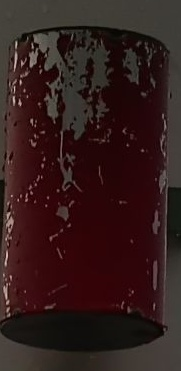
#> input picture images/呼吸器/4.jpeg, 181 x 371 px, found by its file name
$ python colorMatching.py
#> lines starting #> are read from the running program, lines starting #| are printed output that depends on the picture; after the words box and inside, x2 and y2 are one past the last pixel; in counts of white or black regions, pixels touching at a corner belong together
#> further down, img is the input picture: shape (371, 181, 3); mean B, G, R 27.4, 28.5, 50.6
'''
@author: linxu
@contact: 17746071609@163.com
@time: 2021-07-08 上午10:54
@desc: 颜色阈值匹配技术

'''

import numpy as np
import cv2

# 设置颜色上下界
def setColorarray(color='red'):
    '''
    设置颜色上下界
    :param color:
    :return:
    '''
    # 默认颜色上下界
    lower = np.array([0, 0, 0])
    higher = np.array([255, 255, 255])
    # 设置红色上下界
    lower_red = np.array([0, 0, 0])
    higher_red = np.array([10, 255, 44])
    # lower_red = np.array([0, 127, 30])
    # higher_red = np.array([10, 255, 255])
    # 设置黄色上下界
    lower_yellow = np.array([15, 230, 230])
    higher_yellow = np.array([35, 255, 255])
    # 设置蓝色上下界
    lower_blue = np.array([85, 240, 140])
    higher_blue = np.array([100, 255, 165])
    # 设置绿色上下界
    lower_green = np.array([34, 0, 30])
    higher_green = np.array([255, 60, 35])
    # lower_green = np.array([44,0,0])
    # higher_green = np.array([98,149,32])
    if color == 'red':
        return lower_red, higher_red
    elif color == 'yellow':
        return lower_yellow, higher_yellow
    elif color == 'blue':
        return lower_blue, higher_blue
    elif color == 'green':
        return lower_green, higher_green
    else:
        return lower, higher

# 根据颜色提取对应色域
def getColorMask(img):
    '''
    根据颜色提取对应色域
    :param img:
    :return:
    '''
    img_hsv = cv2.cvtColor(img, cv2.COLOR_BGR2HSV)
#> img_hsv: shape (371, 181, 3); mean H, S, V 82.8, 136.5, 50.6
    # 红色掩模提取色域
    lower_red, higher_red = setColorarray('red')
    mask_red = cv2.inRange(img_hsv, lower_red, higher_red)
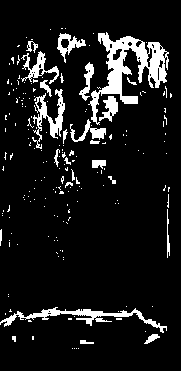
#> mask_red: shape (371, 181); 9.9% white; 193 white regions (169 under 20 px), largest, box (x1, y1, x2, y2) and area: (88, 32, 169, 125) 2340, (0, 307, 167, 333) 936, (32, 89, 65, 149) 653
    mask_red = cv2.medianBlur(mask_red, 7)
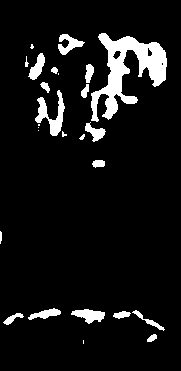
#> mask_red: shape (371, 181); 7.8% white; 26 white regions (7 under 20 px), largest, box (x1, y1, x2, y2) and area: (91, 33, 167, 122) 2692, (35, 90, 65, 136) 530, (71, 309, 105, 324) 297
    # 黄色掩模提取色域
    lower_yellow, higher_yellow = setColorarray('yellow')
    mask_yellow = cv2.inRange(img_hsv, lower_yellow, higher_yellow)
#> mask_yellow: shape (371, 181); every value is 0
    mask_yellow = cv2.medianBlur(mask_yellow, 7)
    # 蓝色掩模提取色域
    lower_blue, higher_blue = setColorarray('blue')
    mask_blue = cv2.inRange(img_hsv, lower_blue, higher_blue)
    mask_blue = cv2.medianBlur(mask_blue, 7)
    # 绿色掩模提取色域
    lower_green, higher_green = setColorarray('green')
    mask_green = cv2.inRange(img_hsv, lower_green, higher_green)
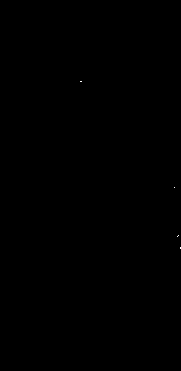
#> mask_green: shape (371, 181); 0.01% white in thin lines or dots, all inside (x1, y1, x2, y2) = (80, 81, 181, 249)
    mask_green = cv2.medianBlur(mask_green, 7)
    cv2.imshow('mask_red', mask_red)
    cv2.imshow('mask_yellow', mask_yellow)
    cv2.imshow('mask_blue', mask_blue)
    cv2.imshow('mask_green', mask_green)
    cv2.waitKey()
    return mask_red, mask_yellow, mask_blue, mask_green


def findColorContour(img, mask_red, mask_yellow, mask_blue, mask_green):
    '''
    根据对应的颜色查找轮廓并用rect标记出来
    :param img:
    :param mask_red:
    :param mask_yellow:
    :param mask_blue:
    :param mask_green:
    :return:
    '''
    cnts1, hierarchy1 = cv2.findContours(mask_red, cv2.RETR_EXTERNAL, cv2.CHAIN_APPROX_NONE)
#> cnts1 = 26 contours, 10 with area under 20; largest, box (x1, y1, x2, y2) and area: (91, 33, 167, 122) 2524, (35, 90, 65, 136) 446, (71, 309, 105, 324) 257, (58, 34, 85, 55) 225, (28, 53, 45, 80) 200
    cnts2, hierarchy2 = cv2.findContours(mask_yellow, cv2.RETR_EXTERNAL, cv2.CHAIN_APPROX_NONE)
#> cnts2 = []
    cnts3, hierarchy3 = cv2.findContours(mask_blue, cv2.RETR_EXTERNAL, cv2.CHAIN_APPROX_NONE)
#> cnts3 = []
    cnts4, hierarchy4 = cv2.findContours(mask_green, cv2.RETR_EXTERNAL, cv2.CHAIN_APPROX_NONE)
#> cnts4 = []
    font = cv2.FONT_HERSHEY_SIMPLEX
    for cnt in cnts1:
        (x, y, w, h) = cv2.boundingRect(cnt)  # 该函数返回矩阵四个点
        cv2.rectangle(img, (x, y), (x + w, y + h), (0, 0, 255), 2)  # 将检测到的颜色框起来
        cv2.putText(img, 'red', (x, y - 5), font, 0.7, (0, 0, 255), 2)
#> this loop made 26 passes
#> (x, y, w, h) on passes 1 to 12: (83, 340, 1, 4), (147, 334, 10, 8), (3, 313, 21, 12), (113, 311, 18, 8), (132, 310, 33, 21), (71, 309, 34, 15), (28, 308, 33, 12), (0, 231, 2, 13), (92, 160, 13, 8), (79, 134, 6, 6), (62, 131, 5, 6), (38, 130, 1, 1)
#> (cnt, x, y, w, h) on passes 14, 19: ([[38, 124], [38, 125], [39, 125], [39, 124]], 38, 124, 2, 2), ([[58, 73], [58, 74]], 58, 73, 1, 2)
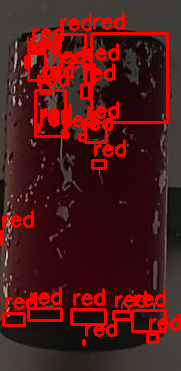
#> img: shape (371, 181, 3); 14.4% of pixels changed, all inside (x1, y1, x2, y2) = (0, 12, 181, 346)
    for cnt in cnts2:
        (x, y, w, h) = cv2.boundingRect(cnt)  # 该函数返回矩阵四个点
        cv2.rectangle(img, (x, y), (x + w, y + h), (0, 0, 255), 2)  # 将检测到的颜色框起来
        cv2.putText(img, 'yellow', (x, y - 5), font, 0.7, (0, 255, 255), 2)
#> this loop made 0 passes

    for cnt in cnts3:
        (x, y, w, h) = cv2.boundingRect(cnt)  # 该函数返回矩阵四个点
        cv2.rectangle(img, (x, y), (x + w, y + h), (0, 0, 255), 2)  # 将检测到的颜色框起来
        cv2.putText(img, 'blue', (x, y - 5), font, 0.7, (255, 0, 0), 2)

    for cnt in cnts4:
        (x, y, w, h) = cv2.boundingRect(cnt)  # 该函数返回矩阵四个点
        cv2.rectangle(img, (x, y), (x + w, y + h), (0, 0, 255), 2)  # 将检测到的颜色框起来
        cv2.putText(img, 'green', (x, y - 5), font, 0.7, (0, 255, 0), 2)

    for cnt in cnts3:
        (x, y, w, h) = cv2.boundingRect(cnt)  # 该函数返回矩阵四个点
        cv2.rectangle(img, (x, y), (x + w, y + h), (0, 255, 0), 2)  # 将检测到的颜色框起来
        cv2.putText(img, 'green', (x, y - 5), font, 0.7, (0, 255, 0), 2)
    cv2.imshow('frame', img)
    cv2.waitKey(0)
    cv2.destroyAllWindows()


if __name__ == '__main__':
    file = '/home/linxu/PycharmProjects/CVProcessLib/images/呼吸器/4.jpeg'
    img = cv2.imread(file)
    mask_red, mask_yellow, mask_blue, mask_green = getColorMask(img)
    findColorContour(img, mask_red, mask_yellow, mask_blue, mask_green)

$ run again, with images/呼吸器/10.jpeg copied over images/呼吸器/4.jpeg
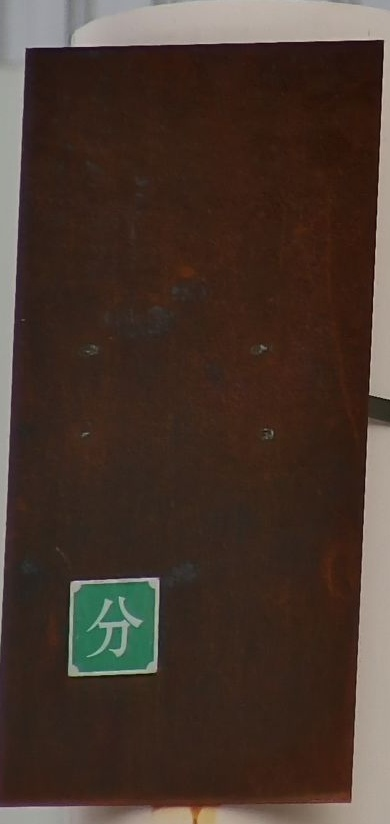
#> input picture images/呼吸器/10.jpeg, 390 x 824 px, found by its file name
#> img is the input picture: shape (824, 390, 3); mean B, G, R 45.3, 54.8, 71.5
#> img_hsv: shape (824, 390, 3); mean H, S, V 18.6, 122.5, 72.9
#> in getColorMask, `mask_red = cv2.medianBlur(mask_red, 7)`:
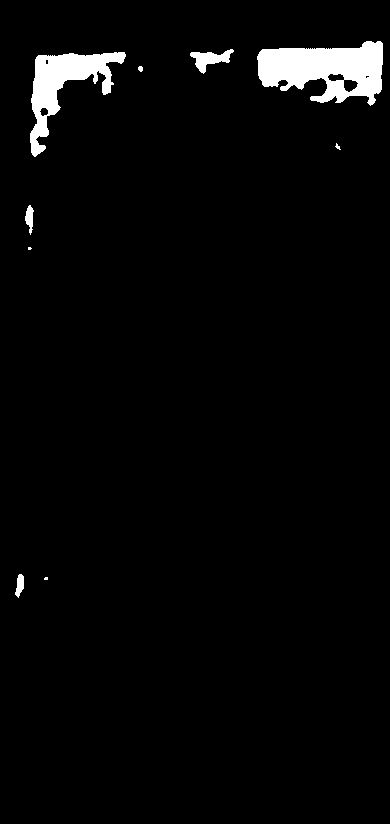
#> mask_red: shape (824, 390); 3% white; 9 white regions (3 under 20 px)
#> mask_yellow: shape (824, 390); every value is 0
#> cnts1 = 9 contours, 4 with area under 20; largest, box (x1, y1, x2, y2) and area: (257, 41, 383, 106) 5264, (30, 52, 126, 157) 3325, (190, 49, 234, 74) 422, (25, 205, 34, 235) 127, (15, 574, 24, 598) 115
#> cnts2 = []
#> the loop in findColorContour, `for cnt in cnts1:` made 9 passes
#> (x, y, w, h) on passes 1 to 8: (44, 577, 4, 3), (15, 574, 9, 24), (28, 247, 4, 3), (25, 205, 9, 30), (335, 143, 6, 7), (138, 66, 5, 6), (30, 52, 96, 105), (190, 49, 44, 25)
#> after the loop in findColorContour, `for cnt in cnts1:`:
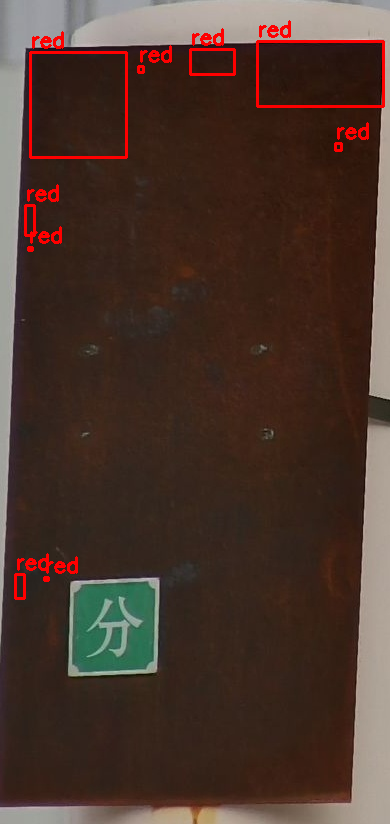
#> img: shape (824, 390, 3); 1.77% of pixels changed, all inside (x1, y1, x2, y2) = (14, 20, 385, 600)

$ run again, with images/呼吸器/2.jpeg copied over images/呼吸器/4.jpeg
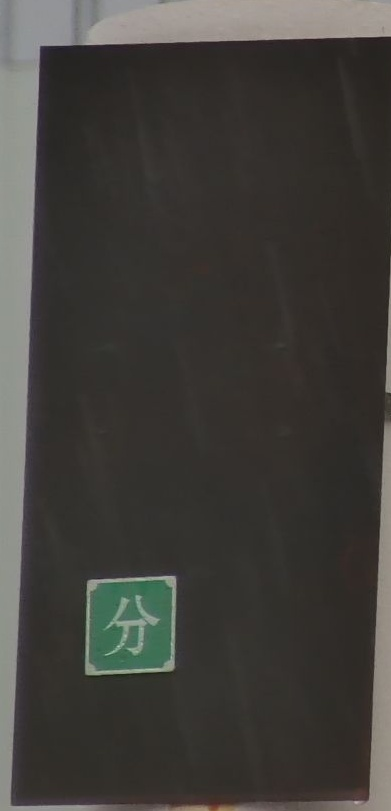
#> input picture images/呼吸器/2.jpeg, 391 x 811 px, found by its file name
#> img is the input picture: shape (811, 391, 3); mean B, G, R 59, 63.1, 65.1
#> img_hsv: shape (811, 391, 3); mean H, S, V 28.3, 33, 66.3
#> in getColorMask, `mask_red = cv2.inRange(img_hsv, lower_red, higher_red)`:
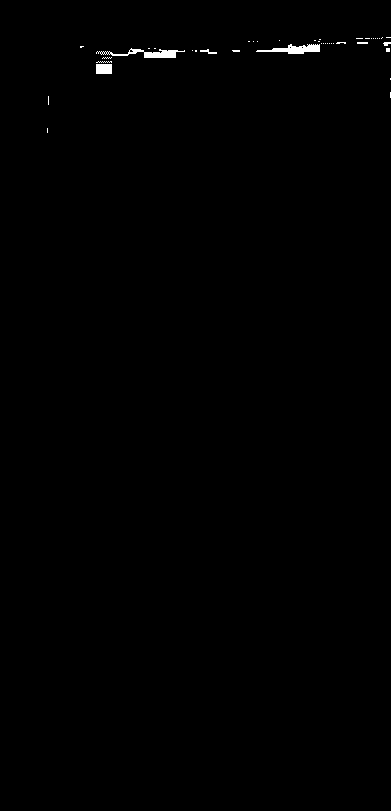
#> mask_red: shape (811, 391); 0.34% white; 43 white regions (37 under 20 px), largest, box (x1, y1, x2, y2) and area: (96, 48, 185, 58) 353, (256, 44, 320, 54) 339, (96, 64, 112, 74) 160, (200, 49, 217, 54) 38, (383, 42, 391, 46) 23, (357, 42, 368, 44) 22
#> mask_yellow: shape (811, 391); every value is 0
#> mask_green: shape (811, 391); 0% white in thin lines or dots, all inside (x1, y1, x2, y2) = (85, 46, 86, 47)
#> cnts1 = 5 contours, 2 with area under 20; largest, box (x1, y1, x2, y2) and area: (274, 44, 320, 54) 244, (144, 50, 177, 58) 178, (96, 63, 112, 74) 133
#> cnts2 = []
#> the loop in findColorContour, `for cnt in cnts1:` made 5 passes
#> (x, y, w, h) on passes 1, 2, 3, 5: (96, 63, 16, 11), (144, 50, 33, 8), (131, 49, 7, 4), (274, 44, 46, 10)
#> after the loop in findColorContour, `for cnt in cnts1:`:
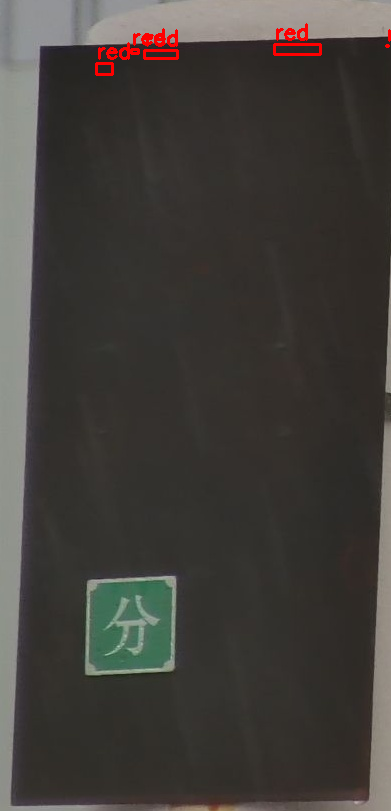
#> img: shape (811, 391, 3); 0.56% of pixels changed, all inside (x1, y1, x2, y2) = (95, 23, 391, 76)
